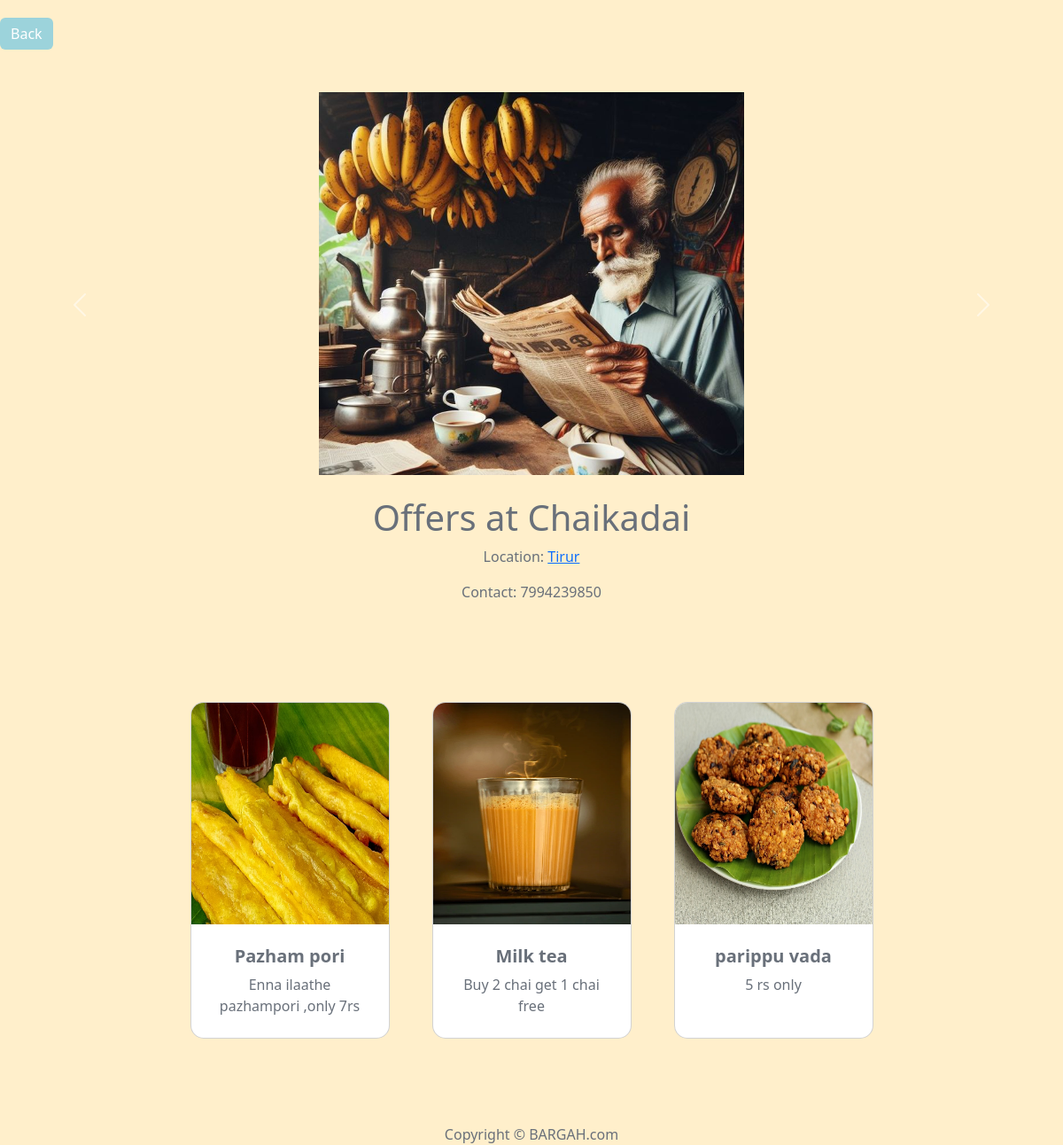
/offers/enthinochai@gmail.com, run on the app's committed database.
### app/models.py (models this page shows, shortened)
class shopsmodel(models.Model):
    name = models.CharField(max_length=20, default='default_value')
    bio = models.CharField(max_length=100, default='default_value')
    phone = models.IntegerField(null=True)
    photo1 = models.ImageField(upload_to='shop_photos/', default='shop_photos/default_image.jpg')
    photo2 = models.ImageField(upload_to='shop_photos/', default='shop_photos/default_image.jpg')
    photo3 = models.ImageField(upload_to='shop_photos/', default='shop_photos/default_image.jpg')
    email = models.EmailField(unique=True)
    location = models.CharField(max_length=50, default='default_value')
    locationlink= models.CharField(max_length=50, default='default_value')
    password = models.CharField(max_length=128)
    is_subscribed = models.BooleanField(default=False)
    subscription_start = models.DateTimeField(null=True, blank=True)
    subscription_end = models.DateTimeField(null=True, blank=True)

class offermodel(models.Model):
    shop=models.ForeignKey(shopsmodel,on_delete=models.CASCADE)
    photo=models.ImageField(upload_to='offer_photos/')
    name=models.CharField(max_length=50)
    description =models.CharField(max_length=100)

### app/views.py (the view)
# urls.py: path('offers/<email>',views.offers,name="offers"),
def offers(request,email):
    data=shopsmodel.objects.filter(email=email)
    shop=get_object_or_404(shopsmodel, email=email)
    offer=offermodel.objects.filter(shop=shop)
    return render(request,"offers.html",{"data":data,"offers":offer})

### templates/offers.html (shortened to what this page needs)
<!DOCTYPE html>
<html lang="en">
<head>
    {% load static %}
    <link href="https://cdn.jsdelivr.net/npm/bootstrap-icons@1.5.0/font/bootstrap-icons.css" rel="stylesheet" />
    <link href="{% static 'css/styles.css' %}" rel="stylesheet" />
</head>
<body>
    {% for i in data %}
<a class="btn btn-custom " href="javascript:history.back()" class="btn btn-secondary btn-sm">Back</a>
<header style="background-color: #FFEFCB;" class="header-custom py-5">
    <div id="carouselExampleIndicators" class="carousel slide" data-bs-ride="carousel">
        <div class="carousel-inner">
            <div class="carousel-item active">
                <div class="bg-slider bg-image" style="background-image: url('{{ i.photo1.url }}');"></div>
            </div>
        </div>
        <button class="carousel-control-prev" type="button" data-bs-target="#carouselExampleIndicators" data-bs-slide="prev">
            <span class="carousel-control-prev-icon" aria-hidden="true"></span>
        </button>
        <button class="carousel-control-next" type="button" data-bs-target="#carouselExampleIndicators" data-bs-slide="next">
            <span class="carousel-control-next-icon" aria-hidden="true"></span>
        </button>
    </div>
</header>
    <br>
    {% if offers %}
    <h1 style="text-align: center;">Offers at {{ offers.0.shop.name }}</h1>
<p style="text-align: center;">Location:    <a href="{{ offers.0.shop.locationlink }}">{{ offers.0.shop.location }}</a>
</p>
<p style="text-align: center;">Contact: {{ offers.0.shop.phone }}</p>
<section class="py-5">
    <div class="container px-4 px-lg-5 mt-5">
        <div class="row gx-4 gx-lg-5 row-cols-2 row-cols-md-3 row-cols-xl-4 justify-content-center">
            {% for j in offers %}
            <div class="col mb-5">
                <div class="card h-100">
                    <img class="card-img-top" src="{{ j.photo.url }}" alt="Product Image" height="250" width="100%"/>
                    <div class="card-body p-4">
                        <div class="text-center">
                            <h5 class="fw-bolder">{{ j.name }}</h5>
                            {{ j.description }}
                        </div>
                    </div>
                </div>
            </div>
            {% endfor %}
        </div>
    </div>
</section>
{%else%}
        <h1  style="text-align: center;">No offers are available</h1>
    {% endif %}
    {% endfor %}
            <p class="m-0 text-center text-#9CD3DB">Copyright &copy; BARGAH.com</p>
</body>
</html>

### templates/offers.html (style rules this page uses)
body { margin-top: 20px; background-color: #FFEFCB; color: #69707a; }
header { position: relative; overflow: hidden; height: 60vh; }
.bg-slider { position: relative; width: 100%; height: 100%; display: flex; animation: slide 15s infinite; }
.header-custom { background-color: #f2eadf; color: white; }
.btn-custom { background-color:#57b6ff; color: white; border: none; }
.card { transition: transform 0.2s ease, box-shadow 0.2s ease; border-radius: 15px; overflow: hidden; }
.header-custom .bg-slider { height: 60vh; background-size: contain; background-position: center; background-repeat: no-repeat; }
.carousel-inner { height: 60vh; }
.btn-custom { background-color:#9CD3DB; color: white; border: none; }
.bg-slider { height: 400px; background-size: cover; background-position: center; }
.bg-image { width: 100%; height: 100%; }

### data on the page
shopsmodel: photo1 (picture)
offermodel: shop.name "Chaikadai", shop.location "Tirur", shop.phone "7994239850", photo (picture), name "Pazham pori", description "Enna ilaathe pazhampori ,only 7rs"
offermodel: photo (picture), name "Milk tea", description "Buy 2 chai get 1 chai free"
offermodel: photo (picture), name "parippu vada", description "5 rs only"
